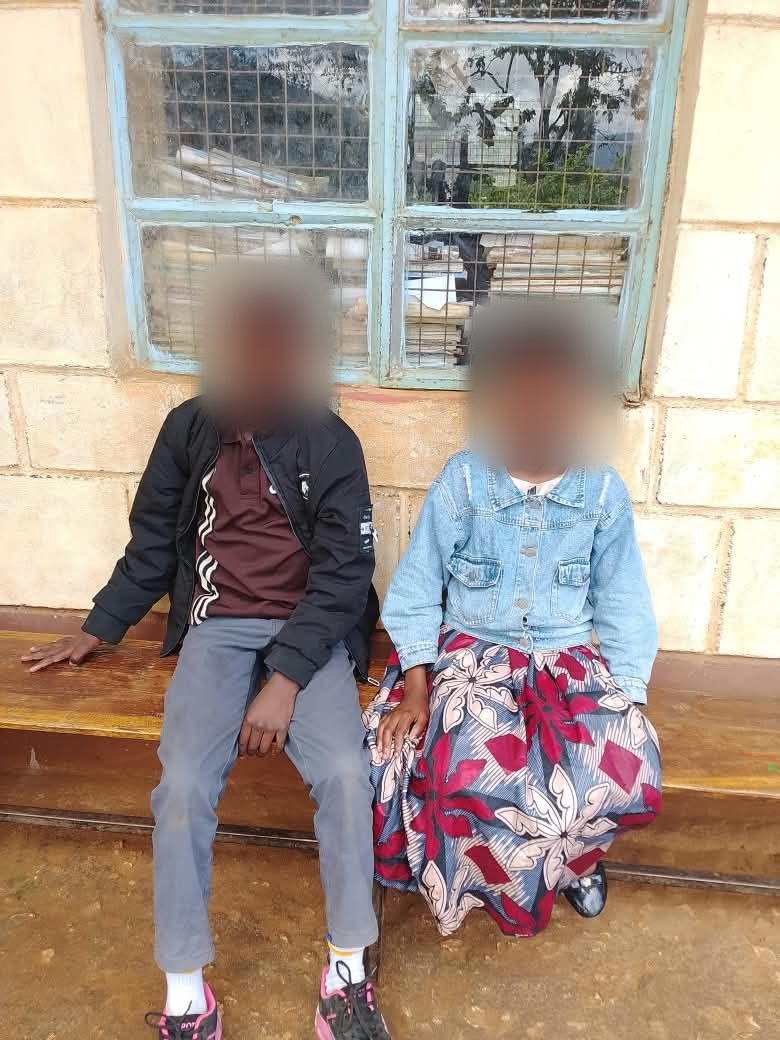
#> input picture images/WhatsApp Image 2026-11-25 at 12.48.36 PM.jpeg, 780 x 1040 px; its folder holds only this picture in this run
$ python anonymize.py
#> lines starting #> are read from the running program, lines starting #| are printed output that depends on the picture
"""Make illustrations using one averaged color per private source image."""

from argparse import ArgumentParser
from pathlib import Path

from PIL import Image, ImageDraw

ROOT = Path(__file__).resolve().parents[1]
SOURCE = ROOT / "images"
OUTPUT = ROOT / "assets"
EXTENSIONS = {".jpeg", ".jpg", ".png", ".webp"}
PEOPLE_OUTPUT = SOURCE / "anonymized"
FIGURE_LAYOUTS = [
    (300, 215, 250),
    (215, 290),
    (275, 220, 220, 265),
    (230, 290, 205),
    (260, 205, 245, 290),
    (290, 225),
]


def average_color(source: Path) -> tuple[int, int, int]:
    with Image.open(source) as original:
#> original is the input picture: PIL image 780x1040 RGB; mean R, G, B 164.9, 150.6, 140.7
        return original.convert("RGB").resize((1, 1), Image.Resampling.BOX).getpixel((0, 0))


def make_illustration(source: Path, destination: Path) -> None:
    color = average_color(source)
#> color = (165, 151, 141)
    artwork = Image.new("RGB", (800, 520), "#F5EBD6")
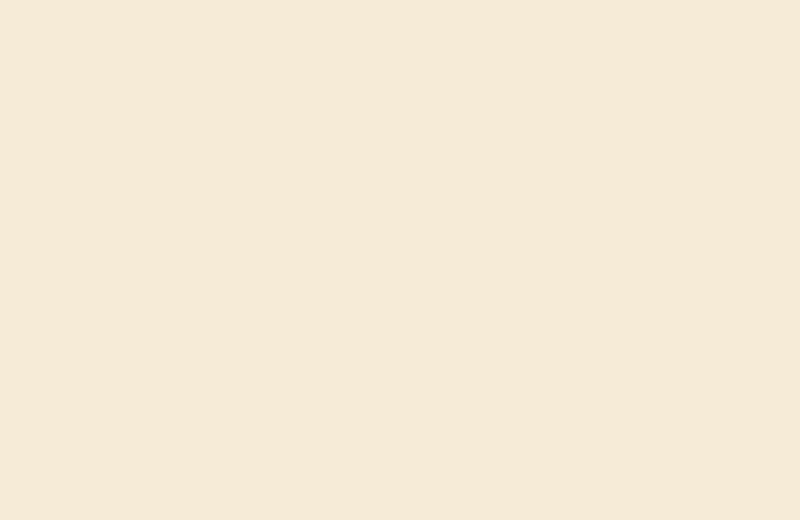
#> artwork: PIL image 800x520 RGB; mean R, G, B 245, 235, 214
    draw = ImageDraw.Draw(artwork)
    draw.ellipse((545, 48, 675, 178), fill="#EDAA63")
    draw.polygon([(0, 340), (245, 145), (540, 360), (800, 250), (800, 520), (0, 520)], fill=color)
    draw.polygon([(0, 445), (280, 330), (570, 465), (800, 320), (800, 520), (0, 520)], fill="#26584C")
    artwork.save(destination)
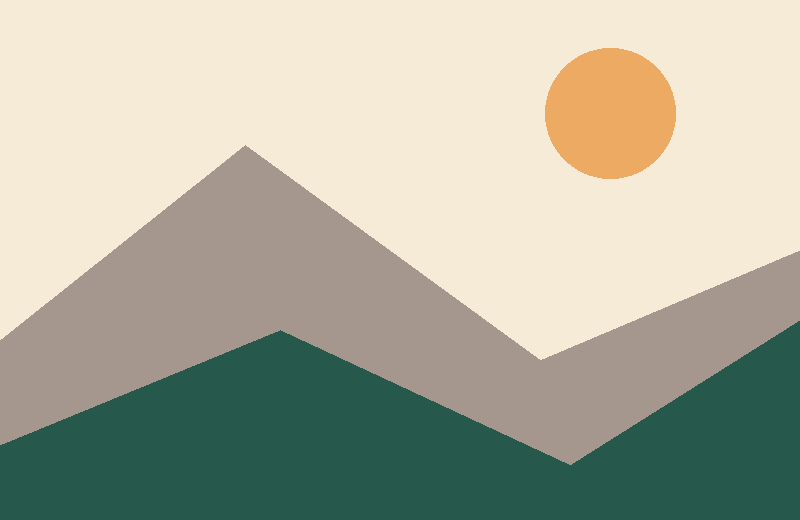
#> saved as gallery-01.png: PIL image 800x520 RGB; mean R, G, B 174.7, 176.6, 158.8


def make_people_illustration(source: Path, destination: Path, heights: tuple[int, ...]) -> None:
    """Draw stock figure shapes using only a muted accent from the photo."""
    artwork = Image.new("RGB", (1000, 650), "#f8eedb")
    draw = ImageDraw.Draw(artwork)
    accent = tuple((channel + paper) // 2 for channel, paper in zip(average_color(source), (232, 217, 184)))
    draw.ellipse((640, 65, 815, 240), fill="#eaae67")
    draw.polygon([(0, 365), (270, 235), (610, 375), (1000, 275), (1000, 650), (0, 650)], fill=accent)
    draw.rectangle((0, 490, 1000, 650), fill="#dce5d3")

    palette = ("#255449", "#a34e3e", "#435d76", "#87602e")
    spacing = 160
    start = 500 - spacing * (len(heights) - 1) // 2
    for index, height in enumerate(heights):
        x = start + spacing * index
        ground = 520
        top = ground - height
        radius = height // 7
        shoulder = top + 2 * radius + 12
        half_width = height // 5
        fill = palette[index]
        draw.ellipse((x - half_width - 10, ground - 10, x + half_width + 10, ground + 14), fill="#b8cbb7")
        draw.ellipse((x - radius, top, x + radius, top + 2 * radius), fill=fill)
        draw.rounded_rectangle((x - half_width, shoulder, x + half_width, ground - height // 4), radius=30, fill=fill)
        for leg in (-1, 1):
            center = x + leg * (half_width // 2)
            draw.rounded_rectangle((center - 13, ground - height // 3, center + 13, ground), radius=13, fill=fill)

    artwork.save(destination)


if __name__ == "__main__":
    parser = ArgumentParser(description=__doc__)
    parser.add_argument("--people", action="store_true", help="Remake the WhatsApp photos as generic faceless figures.")
    args = parser.parse_args()
    if args.people:
        PEOPLE_OUTPUT.mkdir(exist_ok=True)
        sources = sorted(path for path in SOURCE.glob("WhatsApp Image *") if path.is_file() and path.suffix.lower() in EXTENSIONS)
        for index, source in enumerate(sources):
            heights = FIGURE_LAYOUTS[index % len(FIGURE_LAYOUTS)]
            make_people_illustration(source, PEOPLE_OUTPUT / f"people-{index + 1:02}.png", heights)
    else:
        OUTPUT.mkdir(exist_ok=True)
        sources = sorted(path for path in SOURCE.iterdir() if path.is_file() and path.suffix.lower() in EXTENSIONS)
        for index, source in enumerate(sources, start=1):
            make_illustration(source, OUTPUT / f"gallery-{index:02}.png")

$ run again, on images/WhatsApp Image 2026-11-25 at 12.48.40 PM.jpeg
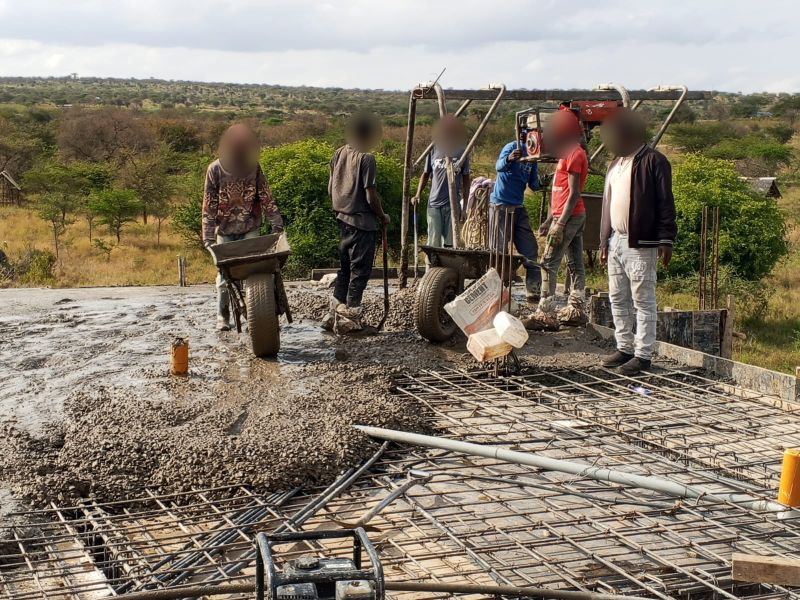
#> input picture images/WhatsApp Image 2026-11-25 at 12.48.40 PM.jpeg, 1600 x 1200 px (shown at 1/2 size)
#> in average_color, original is the input picture: PIL image 1600x1200 RGB; mean R, G, B 134, 124.1, 108.7
#> color = (134, 124, 109)
#> in make_illustration, `artwork.save(destination)`:
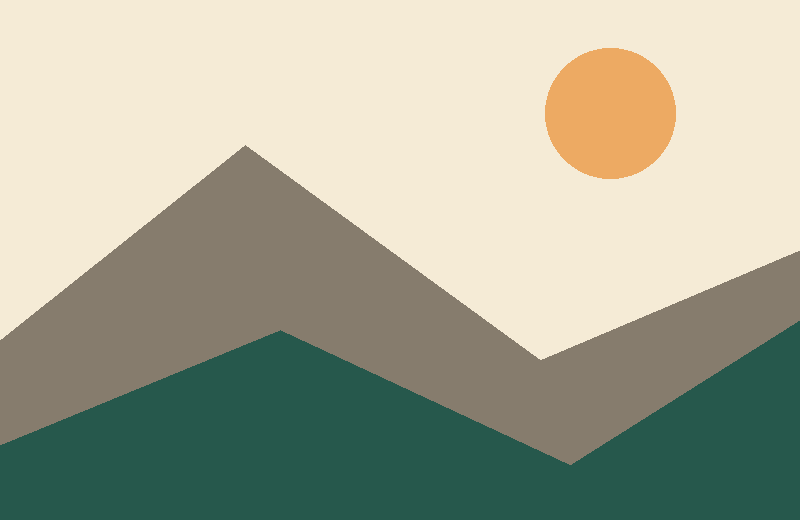
#> saved as gallery-01.png: PIL image 800x520 RGB; mean R, G, B 167.2, 170, 151.1

$ run again, on images/WhatsApp Image 2026-11-25 at 12.48.41 PM.jpeg
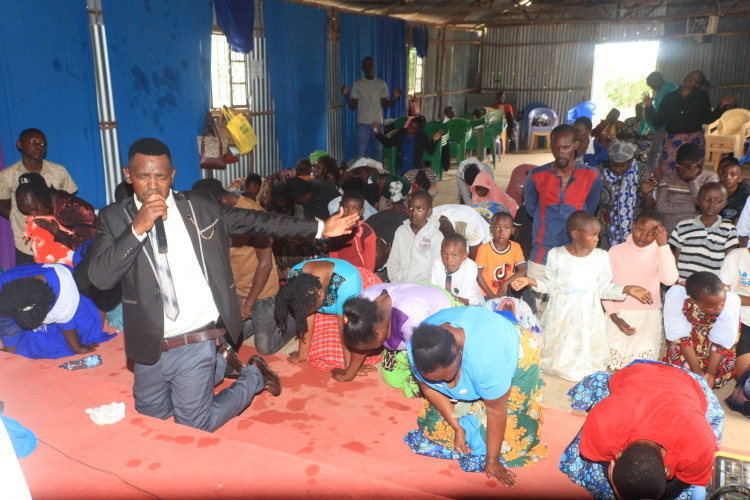
#> input picture images/WhatsApp Image 2026-11-25 at 12.48.41 PM.jpeg, 1500 x 1000 px (shown at 1/2 size)
#> in average_color, original is the input picture: PIL image 1500x1000 RGB; mean R, G, B 136.8, 115.6, 118.7
#> color = (137, 116, 119)
#> in make_illustration, `artwork.save(destination)`:
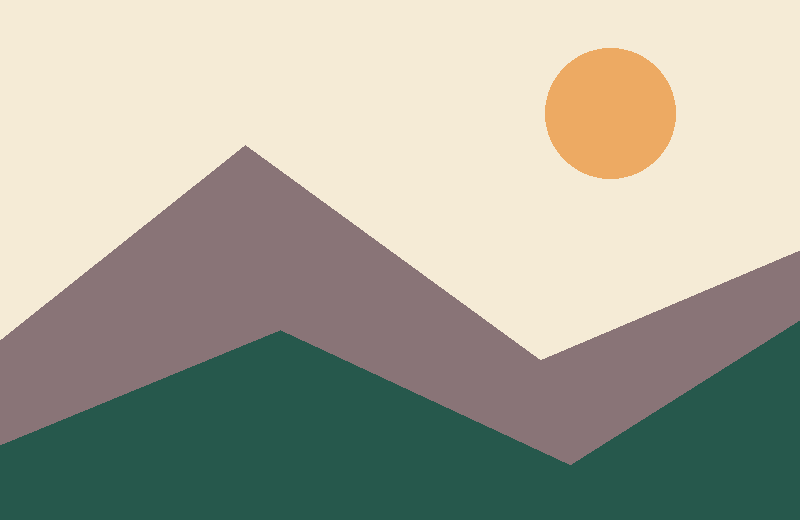
#> saved as gallery-01.png: PIL image 800x520 RGB; mean R, G, B 167.9, 168.1, 153.5

$ run again, on images/WhatsApp Image 2026-11-25 at 12.48.38 PM.jpeg
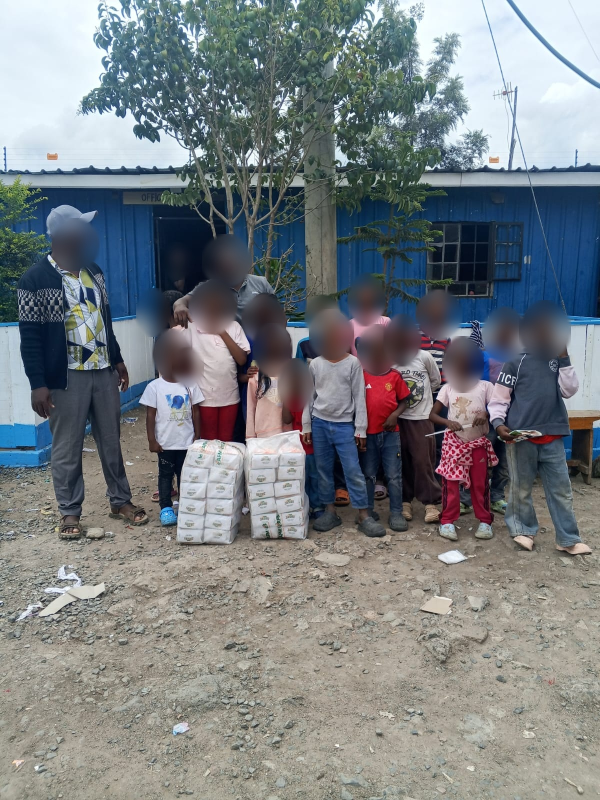
#> input picture images/WhatsApp Image 2026-11-25 at 12.48.38 PM.jpeg, 1200 x 1600 px (shown at 1/2 size)
#> in average_color, original is the input picture: PIL image 1200x1600 RGB; mean R, G, B 121.6, 127, 130.3
#> color = (122, 127, 130)
#> in make_illustration, `artwork.save(destination)`:
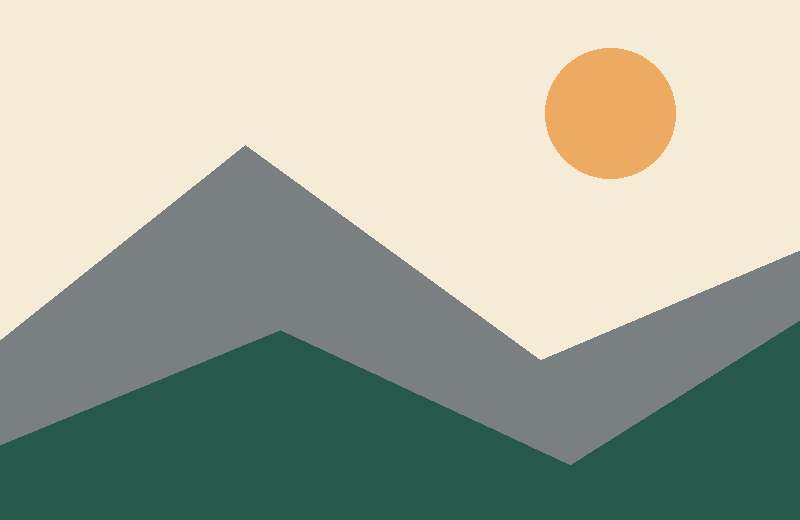
#> saved as gallery-01.png: PIL image 800x520 RGB; mean R, G, B 164.3, 170.8, 156.2

$ run again, on images/WhatsApp Image 2026-11-25 at 12.48.39 PM.jpeg
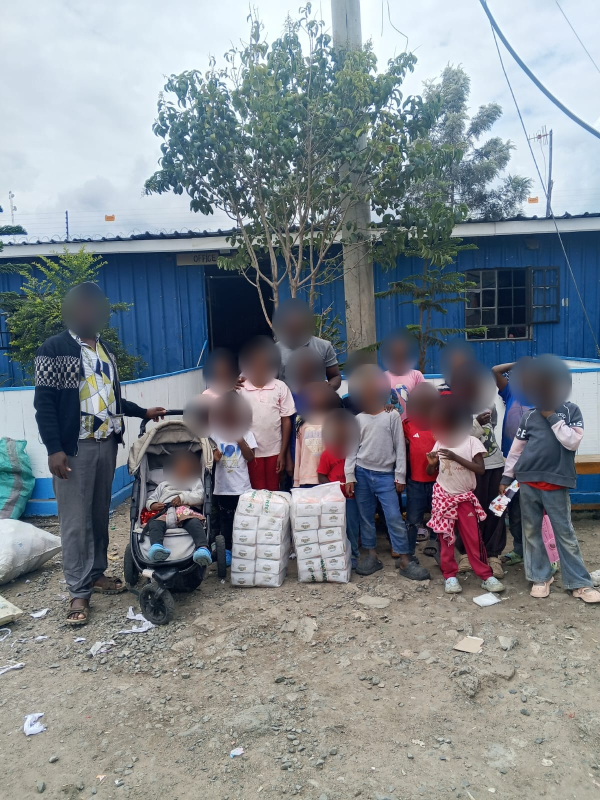
#> input picture images/WhatsApp Image 2026-11-25 at 12.48.39 PM.jpeg, 1200 x 1600 px (shown at 1/2 size)
#> in average_color, original is the input picture: PIL image 1200x1600 RGB; mean R, G, B 128.6, 135.1, 140.7
#> color = (129, 135, 141)
#> in make_illustration, `artwork.save(destination)`:
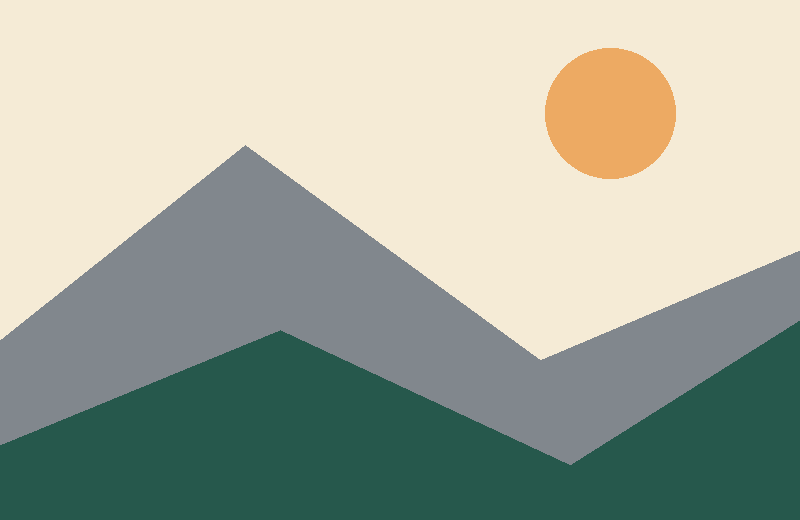
#> saved as gallery-01.png: PIL image 800x520 RGB; mean R, G, B 166, 172.7, 158.8
